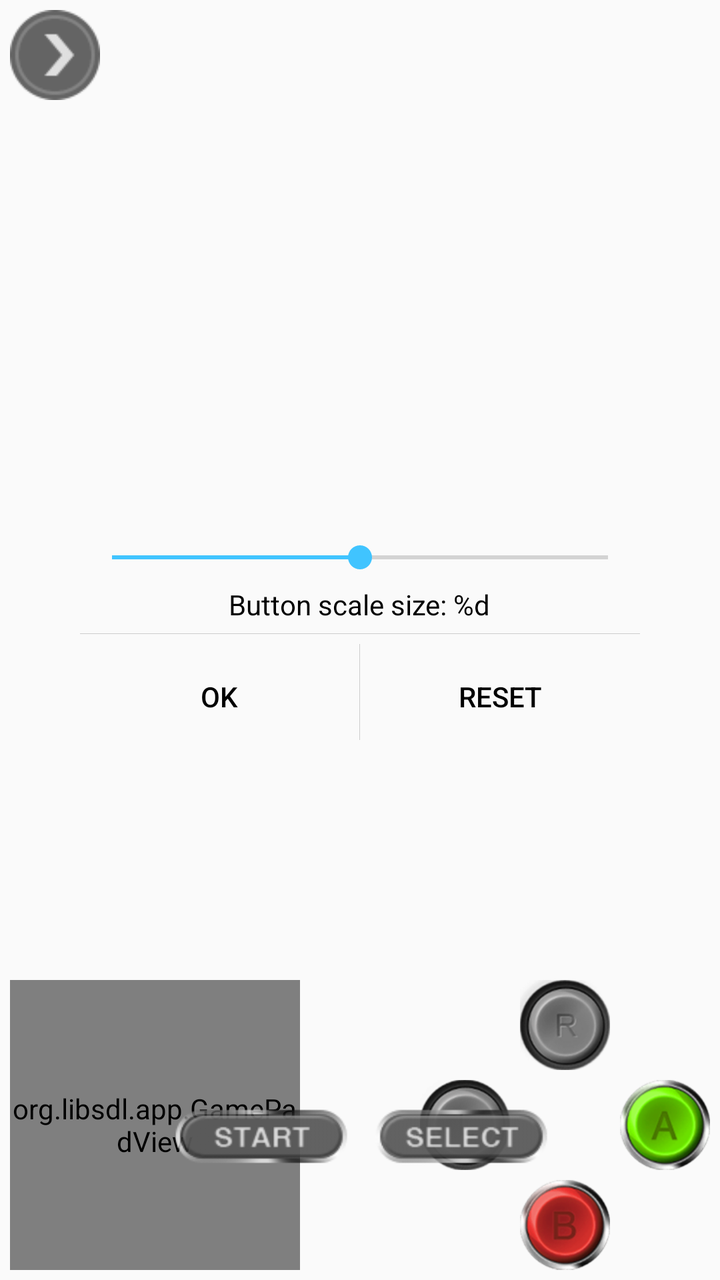
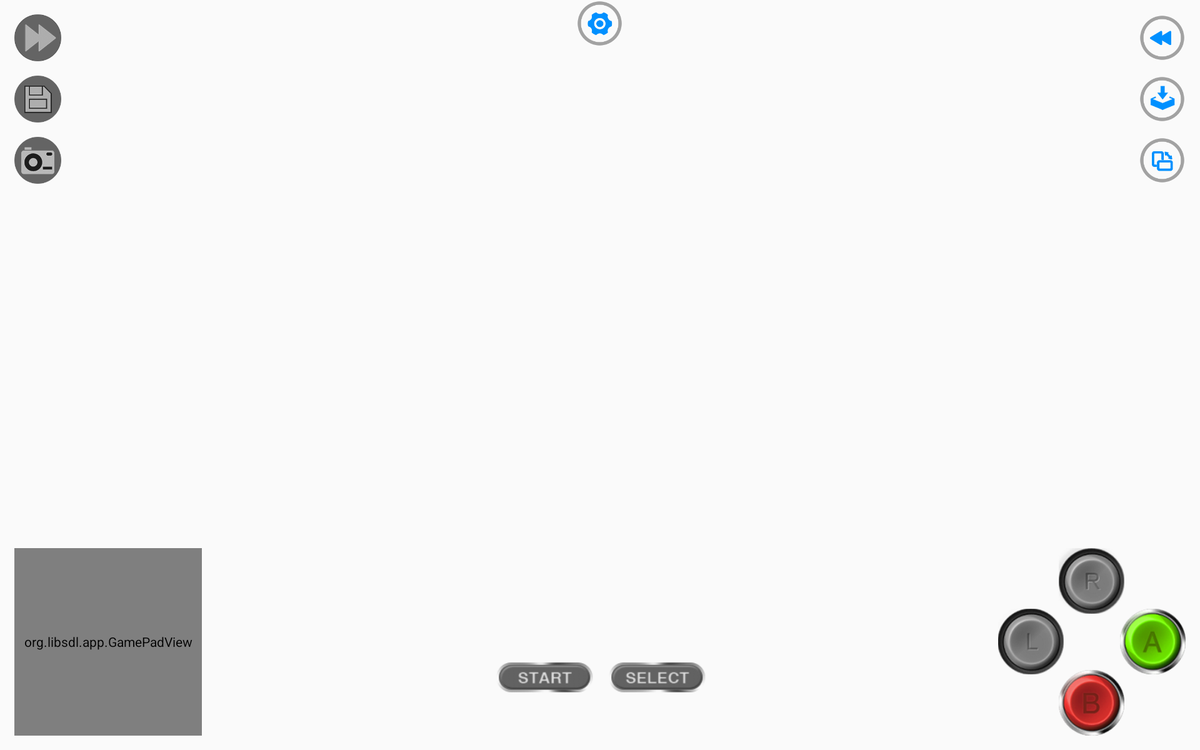

An Android layout and its configuration variant, each rendered on a device that would load it. The default file and the variant file are quoted in full after the pictures.
<!-- AndroidManifest.xml: application theme AppTheme -->
<!-- res/layout/gamepad_relative_layout.xml -->
<?xml version="1.0" encoding="utf-8"?>
<RelativeLayout xmlns:android="http://schemas.android.com/apk/res/android"
    android:layout_width="match_parent"
    android:layout_height="match_parent"
    android:keepScreenOn="true">
    <LinearLayout
        android:layout_marginLeft="5dp"
        android:layout_marginTop="5dp"
        android:layout_width="wrap_content"
        android:layout_height="wrap_content"
        android:orientation="vertical">
        <ToggleButton
            android:id="@+id/pad_layout_set_toggle_btn"
            android:layout_width="45dp"
            android:layout_height="45dp"
            android:background="@drawable/pad_layout_set_toggle_btn"
            android:checked="false"
            android:textOn=""
            android:textOff=""/>
        <LinearLayout
            android:id="@+id/pad_layout_set_ui"
            android:layout_width="wrap_content"
            android:layout_height="wrap_content"
            android:orientation="horizontal"
            android:visibility="gone"
            android:background="@drawable/mdialog_bg">
            <ToggleButton
                android:id="@+id/gamepad_togbtn_speed"
                android:layout_marginLeft="5dp"
                android:layout_width="50dp"
                android:layout_height="50dp"
                android:background="@mipmap/speed_normal"
                android:checked="false"
                android:textOn="@null"
                android:textOff="@null"/>
            <Button
                android:id="@+id/gamepad_btn_save"
                android:layout_marginLeft="5dp"
                android:layout_width="50dp"
                android:layout_height="50dp"
                android:background="@mipmap/save_state"/>
            <Button
                android:id="@+id/gamepad_btn_screenshot"
                android:layout_marginLeft="5dp"
                android:layout_width="50dp"
                android:layout_height="50dp"
                android:background="@mipmap/screenshot_normal"/>
            <Button
                android:id="@+id/gamepad_btn_read"
                android:layout_marginLeft="5dp"
                android:layout_width="50dp"
                android:layout_height="50dp"
                android:background="@mipmap/load_state"/>
            <Button
                android:id="@+id/gamepad_btn_orien"
                android:layout_marginLeft="5dp"
                android:layout_width="50dp"
                android:layout_height="50dp"
                android:background="@mipmap/change_ori"/>
            <Button
                android:layout_marginLeft="5dp"
                android:id="@+id/gamepad_btn_menu"
                android:layout_width="50dp"
                android:layout_height="50dp"
                android:background="@mipmap/setting_game"
                />
        </LinearLayout>
    </LinearLayout>

    <org.libsdl.app.GamePadView
        android:layout_margin="5dp"
        android:layout_alignParentLeft="true"
        android:layout_centerVertical="true"
        android:layout_alignParentBottom="true"
        android:id="@+id/gamepad_view_joy"
        android:layout_width="@dimen/gamepad_size"
        android:layout_height="@dimen/gamepad_size"
        android:background="@color/grey"/>

    <RelativeLayout
        android:id="@+id/gamepad_relative_4btn"
        android:layout_alignParentRight="true"
        android:layout_alignParentBottom="true"
        android:layout_margin="5dp"
        android:layout_width="@dimen/gamepad4_size"
        android:layout_height="@dimen/gamepad4_size">
        <Button
            android:id="@+id/gamepad_btn_a"
            android:layout_width="@dimen/gamepad4_button_size"
            android:layout_height="@dimen/gamepad4_button_size"
            android:layout_centerVertical="true"
            android:layout_alignParentRight="true"
            android:background="@mipmap/emu_a"/>
        <Button
            android:id="@+id/gamepad_btn_b"
            android:layout_alignParentBottom="true"
            android:layout_centerHorizontal="true"
            android:layout_width="@dimen/gamepad4_button_size"
            android:layout_height="@dimen/gamepad4_button_size"
            android:background="@mipmap/emu_b"/>
        <Button
            android:id="@+id/gamepad_btn_l"
            android:layout_centerVertical="true"
            android:layout_alignParentLeft="true"
            android:layout_width="@dimen/gamepad4_button_size"
            android:layout_height="@dimen/gamepad4_button_size"
            android:background="@mipmap/emu_l"/>
        <Button
            android:id="@+id/gamepad_btn_r"
            android:layout_centerHorizontal="true"
            android:layout_width="@dimen/gamepad4_button_size"
            android:layout_height="@dimen/gamepad4_button_size"
            android:background="@mipmap/emu_r"/>
    </RelativeLayout>

    <include
        android:id="@+id/gamepad_relative_util_layout"
        layout="@layout/gamepad_relative_util_layout"
        android:layout_centerInParent="true"
        android:layout_width="300dp"
        android:layout_height="wrap_content"
        />
    <LinearLayout
        android:id="@+id/gamepad_relative_linear_startselect"
        android:layout_centerHorizontal="true"
        android:layout_width="wrap_content"
        android:orientation="horizontal"
        android:layout_alignParentBottom="true"
        android:layout_marginBottom="45dp"
        android:layout_marginTop="50dp"
        android:layout_height="wrap_content">
        <Button
            android:id="@+id/gamepad_btn_start"
            android:layout_width="100dp"
            android:layout_height="50dp"
            android:background="@mipmap/emu_start"/>
        <Button
            android:id="@+id/gamepad_btn_select"
            android:layout_width="100dp"
            android:layout_height="50dp"
            android:background="@mipmap/emu_select"/>
    </LinearLayout>
</RelativeLayout>
<!-- res/layout/gamepad_relative_util_layout.xml (included above) -->
<?xml version="1.0" encoding="utf-8"?>
<FrameLayout xmlns:android="http://schemas.android.com/apk/res/android"
    android:layout_width="match_parent"
    android:layout_height="wrap_content"
    android:background="@drawable/mdialog_bg">
    <LinearLayout
        android:layout_margin="10dp"
        android:id="@+id/game_relative_util_linear_buttonsize"
        android:orientation="vertical"
        android:layout_width="match_parent"
        android:layout_height="wrap_content">

        <SeekBar
            android:id="@+id/game_relative_util_linear_seeksize"
            android:layout_width="match_parent"
            android:layout_height="wrap_content"
            android:progress="500"
            android:max="1000"
            android:min="0" />
        <TextView
            android:id="@+id/game_relative_util_linear_textsize"
            android:layout_marginTop="5dp"
            android:layout_width="wrap_content"
            android:layout_height="wrap_content"
            android:textColor="@color/black"
            android:text="@string/btn_size"
            android:layout_gravity="center"/>
        <View
            android:layout_marginTop="5dp"
            android:layout_width="match_parent"
            android:layout_height="1px"
            android:background="@color/grey"/>
        <LinearLayout
            android:layout_width="match_parent"
            android:layout_height="wrap_content"
            android:orientation="horizontal">
            <Button
                android:layout_weight="1"
                android:id="@+id/game_relative_util_linear_btnok"
                android:layout_marginTop="5dp"
                android:layout_width="wrap_content"
                android:layout_height="wrap_content"
                android:layout_gravity="center"
                android:background="@color/trans"
                android:textColor="@color/black"
                android:text="@string/ok"/>
            <View
                android:layout_marginTop="5dp"
                android:layout_width="1px"
                android:layout_height="match_parent"
                android:background="@color/grey"/>
            <Button
                android:layout_weight="1"
                android:id="@+id/game_relative_util_linear_btnreset"
                android:layout_marginTop="5dp"
                android:layout_width="wrap_content"
                android:layout_height="wrap_content"
                android:layout_gravity="center"
                android:background="@color/trans"
                android:textColor="@color/black"
                android:text="@string/reset"/>

        </LinearLayout>

    </LinearLayout>
</FrameLayout>
<!-- resources referenced by this layout -->
<resources>
  <color name="black">#000</color>
  <color name="grey">#ccc</color>
  <color name="trans">#00FFFFFF</color>
  <!-- from res/values-sw240dp/ -->
  <dimen name="gamepad4_button_size">45dp</dimen>
  <!-- from res/values-sw320dp/ -->
  <dimen name="gamepad4_size">145dp</dimen>
  <!-- from res/values-sw320dp/ -->
  <dimen name="gamepad_size">145dp</dimen>
  <!-- drawable pad_layout_set_toggle_btn (drawable) -->
  <?xml version="1.0" encoding="utf-8"?>
  <selector xmlns:android="http://schemas.android.com/apk/res/android">
      <item android:drawable="@mipmap/more_setting_press" android:state_checked="true"></item>
      <item android:drawable="@mipmap/more_setting_normal" android:state_checked="false"></item>
  </selector>
  <!-- mipmap change_ori: png bitmap (mipmap-xhdpi, 23298 bytes) -->
  <!-- mipmap emu_a: png bitmap (mipmap-xhdpi, 5789 bytes) -->
  <!-- mipmap emu_b: png bitmap (mipmap-xhdpi, 5867 bytes) -->
  <!-- mipmap emu_l: png bitmap (mipmap-xhdpi, 6217 bytes) -->
  <!-- mipmap emu_r: png bitmap (mipmap-xhdpi, 6323 bytes) -->
  <!-- mipmap emu_select: png bitmap (mipmap-xhdpi, 2531 bytes) -->
  <!-- mipmap emu_start: png bitmap (mipmap-xhdpi, 2535 bytes) -->
  <!-- mipmap load_state: png bitmap (mipmap-xhdpi, 25671 bytes) -->
  <!-- mipmap save_state: png bitmap (mipmap-xhdpi, 9174 bytes) -->
  <!-- mipmap screenshot_normal: png bitmap (mipmap-xhdpi, 11165 bytes) -->
  <!-- mipmap setting_game: png bitmap (mipmap-xhdpi, 25018 bytes) -->
  <!-- mipmap speed_normal: png bitmap (mipmap-xhdpi, 12091 bytes) -->
  <string name="btn_size">Button scale size: %d</string>
  <string name="ok">Ok</string>
  <string name="reset">Reset</string>
  <style name="AppTheme" parent="@style/Theme.AppCompat.DayNight">
          <item name="coordinatorLayoutStyle">@style/Widget.Support.CoordinatorLayout</item>
          <item name="cardViewStyle">@style/CardView.Light</item>
          <item name="colorPrimary">@color/colorPrimary</item>
          <item name="colorPrimaryDark">@color/colorPrimaryDark</item>
          <item name="colorAccent">@color/colorAccent</item>
          <item name="android:windowIsTranslucent">false</item>
          <item name="android:windowDisablePreview">true</item>
      </style>
  <color name="colorPrimary">#0090FF</color>
  <color name="colorPrimaryDark">#0090FF</color>
  <color name="colorAccent">#40c4ff</color>
</resources>
<!-- res/layout-sw800dp/gamepad_relative_layout.xml (the repository's variant of the layout above) -->
<!-- drawn on a large tablet held sideways -->
<?xml version="1.0" encoding="utf-8"?>
<RelativeLayout xmlns:android="http://schemas.android.com/apk/res/android"
    android:layout_width="match_parent"
    android:layout_height="match_parent"
    android:keepScreenOn="true">

    <LinearLayout
        android:layout_width="wrap_content"
        android:layout_height="wrap_content"
        android:orientation="vertical">
        <ToggleButton
            android:id="@+id/gamepad_togbtn_speed"
            android:layout_margin="15dp"
            android:layout_width="50dp"
            android:layout_height="50dp"
            android:background="@mipmap/speed_normal"
            android:checked="false"
            android:textOn="@null"
            android:textOff="@null"/>
        <Button
            android:id="@+id/gamepad_btn_save"
            android:layout_marginLeft="15dp"
            android:layout_width="50dp"
            android:layout_height="50dp"
            android:background="@mipmap/save_state"/>
        <Button
            android:id="@+id/gamepad_btn_screenshot"
            android:layout_marginTop="15dp"
            android:layout_marginLeft="15dp"
            android:layout_width="50dp"
            android:layout_height="50dp"
            android:background="@mipmap/screenshot_normal"/>
    </LinearLayout>
    <LinearLayout
        android:layout_alignParentRight="true"
        android:layout_width="wrap_content"
        android:layout_height="wrap_content"
        android:orientation="vertical">
        <ToggleButton
            android:id="@+id/gamepad_togbtn_rewind"
            android:layout_margin="15dp"
            android:layout_width="50dp"
            android:layout_height="50dp"
            android:background="@mipmap/reback_normal"
            android:checked="false"
            android:textOn="@null"
            android:textOff="@null"/>
        <Button
            android:id="@+id/gamepad_btn_read"
            android:layout_marginLeft="15dp"
            android:layout_width="50dp"
            android:layout_height="50dp"
            android:background="@mipmap/load_state"/>
        <Button
            android:id="@+id/gamepad_btn_orien"
            android:layout_marginTop="15dp"
            android:layout_marginLeft="15dp"
            android:layout_width="50dp"
            android:layout_height="50dp"
            android:background="@mipmap/change_ori"/>
    </LinearLayout>
    <RelativeLayout
        android:layout_centerVertical="true"
        android:layout_alignParentBottom="true"
        android:layout_margin="15dp"
        android:layout_width="200dp"
        android:layout_height="200dp">
        <org.libsdl.app.GamePadView
            android:id="@+id/gamepad_view_joy"
            android:layout_width="match_parent"
            android:layout_height="match_parent"
            android:background="@mipmap/analog_0"/>

    </RelativeLayout>

    <LinearLayout
        android:layout_centerInParent="true"
        android:layout_width="wrap_content"
        android:orientation="horizontal"
        android:layout_alignParentBottom="true"
        android:layout_marginBottom="45dp"
        android:layout_height="wrap_content">
        <Button
            android:id="@+id/gamepad_btn_start"
            android:layout_width="120dp"
            android:layout_height="60dp"
            android:background="@mipmap/emu_start"/>
        <Button
            android:id="@+id/gamepad_btn_select"
            android:layout_width="120dp"
            android:layout_height="60dp"
            android:background="@mipmap/emu_select"/>
    </LinearLayout>
    <RelativeLayout
        android:layout_alignParentRight="true"
        android:layout_alignParentBottom="true"
        android:layout_margin="15dp"
        android:layout_width="200dp"
        android:layout_height="200dp">
        <Button
            android:id="@+id/gamepad_btn_a"
            android:layout_width="70dp"
            android:layout_height="70dp"
            android:layout_centerVertical="true"
            android:layout_alignParentRight="true"
            android:background="@mipmap/emu_a"/>
        <Button
            android:id="@+id/gamepad_btn_b"
            android:layout_alignParentBottom="true"
            android:layout_centerHorizontal="true"
            android:layout_width="70dp"
            android:layout_height="70dp"
            android:background="@mipmap/emu_b"/>
        <Button
            android:id="@+id/gamepad_btn_l"
            android:layout_centerVertical="true"
            android:layout_alignParentLeft="true"
            android:layout_width="70dp"
            android:layout_height="70dp"
            android:background="@mipmap/emu_l"/>
        <Button
            android:id="@+id/gamepad_btn_r"
            android:layout_centerHorizontal="true"
            android:layout_width="70dp"
            android:layout_height="70dp"
            android:background="@mipmap/emu_r"/>
    </RelativeLayout>
    <RelativeLayout
        android:layout_centerHorizontal="true"
        android:layout_alignParentTop="true"
        android:layout_width="wrap_content"
        android:layout_height="wrap_content">
        <Button
            android:id="@+id/gamepad_btn_menu"
            android:layout_width="50dp"
            android:layout_height="50dp"
            android:background="@mipmap/setting_game"
            />
    </RelativeLayout>

</RelativeLayout>
<!-- resources referenced by the variant -->
<!-- as a large tablet held sideways resolves them -->
<resources>
  <!-- mipmap analog_0: png bitmap (mipmap-xhdpi, 45431 bytes) -->
  <!-- mipmap change_ori: png bitmap (mipmap-xhdpi, 23298 bytes) -->
  <!-- mipmap emu_a: png bitmap (mipmap-xhdpi, 5789 bytes) -->
  <!-- mipmap emu_b: png bitmap (mipmap-xhdpi, 5867 bytes) -->
  <!-- mipmap emu_l: png bitmap (mipmap-xhdpi, 6217 bytes) -->
  <!-- mipmap emu_r: png bitmap (mipmap-xhdpi, 6323 bytes) -->
  <!-- mipmap emu_select: png bitmap (mipmap-xhdpi, 2531 bytes) -->
  <!-- mipmap emu_start: png bitmap (mipmap-xhdpi, 2535 bytes) -->
  <!-- mipmap load_state: png bitmap (mipmap-xhdpi, 25671 bytes) -->
  <!-- mipmap reback_normal: png bitmap (mipmap-xhdpi, 23398 bytes) -->
  <!-- mipmap save_state: png bitmap (mipmap-xhdpi, 9174 bytes) -->
  <!-- mipmap screenshot_normal: png bitmap (mipmap-xhdpi, 11165 bytes) -->
  <!-- mipmap setting_game: png bitmap (mipmap-xhdpi, 25018 bytes) -->
  <!-- mipmap speed_normal: png bitmap (mipmap-xhdpi, 12091 bytes) -->
  <style name="AppTheme" parent="@style/Theme.AppCompat.DayNight">
          <item name="coordinatorLayoutStyle">@style/Widget.Support.CoordinatorLayout</item>
          <item name="cardViewStyle">@style/CardView.Light</item>
          <item name="colorPrimary">@color/colorPrimary</item>
          <item name="colorPrimaryDark">@color/colorPrimaryDark</item>
          <item name="colorAccent">@color/colorAccent</item>
          <item name="android:windowIsTranslucent">false</item>
          <item name="android:windowDisablePreview">true</item>
      </style>
  <color name="colorPrimary">#0090FF</color>
  <color name="colorPrimaryDark">#0090FF</color>
  <color name="colorAccent">#40c4ff</color>
</resources>
